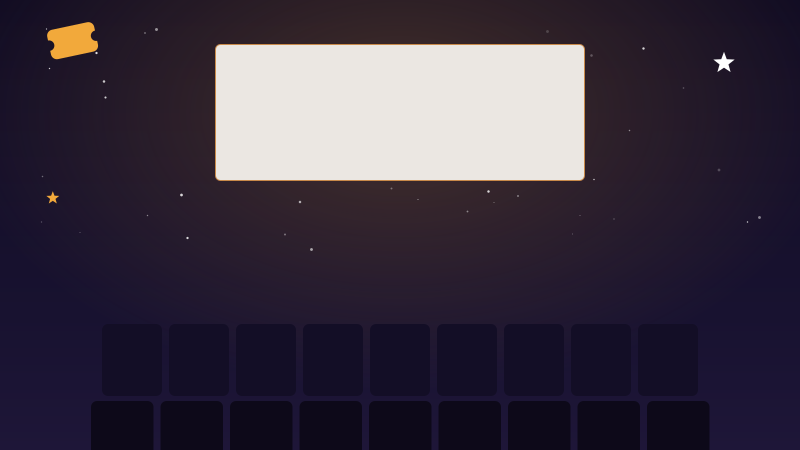
#> input picture GIV/lab-01/LR1_Zharkov_V7/02_work/hero-desktop-master.png, 1600 x 900 px (shown at 1/2 size); its folder holds 4 pictures in this run
$ python experiment1_hero.py
#> lines starting #> are read from the running program, lines starting #| are printed output that depends on the picture
#!/usr/bin/env python3
"""Експеримент №1: кодування hero (JPEG / WebP / AVIF / SVG-оригінал). Вхід: lossless PNG з SVG-майстра."""
import io, time, json, os, statistics
import numpy as np
from PIL import Image
ROOT = os.path.abspath(os.path.join(os.path.dirname(__file__), "..", ".."))
OUT = os.path.join(ROOT, "04_experiment")
def psnr(a, b):
    mse = np.mean((a.astype(np.float64) - b.astype(np.float64)) ** 2)
    return 99 if mse == 0 else 10 * np.log10(255 ** 2 / mse)
def encode(img, fmt, q):
    buf = io.BytesIO(); t = time.perf_counter()
    if fmt == "JPEG":   img.save(buf, "JPEG", quality=q, optimize=True, progressive=True, subsampling=0 if q >= 90 else 2)
    elif fmt == "WebP": img.save(buf, "WEBP", quality=q, method=6)
    elif fmt == "AVIF": img.save(buf, "AVIF", quality=q, speed=6)
    return buf.getvalue(), (time.perf_counter() - t) * 1000
res = {}
for name in ["hero-desktop-master", "hero-mobile-master"]:
    src = Image.open(os.path.join(ROOT, "02_work", name + ".png")).convert("RGB"); ref = np.array(src)
    rows = []
    for fmt, qs in [("JPEG", [75, 85, 92]), ("WebP", [75, 85, 92]), ("AVIF", [50, 65, 80])]:
        for q in qs:
            data, ms = encode(src, fmt, q)
#> ms = 20.3
            dec = np.array(Image.open(io.BytesIO(data)).convert("RGB"))
            # "banding-помітність": максимальна абс. похибка у темній плавній зоні (нижня третина без крісел не виділяємо — беремо весь кадр 99-й перцентиль)
            err = np.abs(dec.astype(int) - ref.astype(int)).max(axis=2)
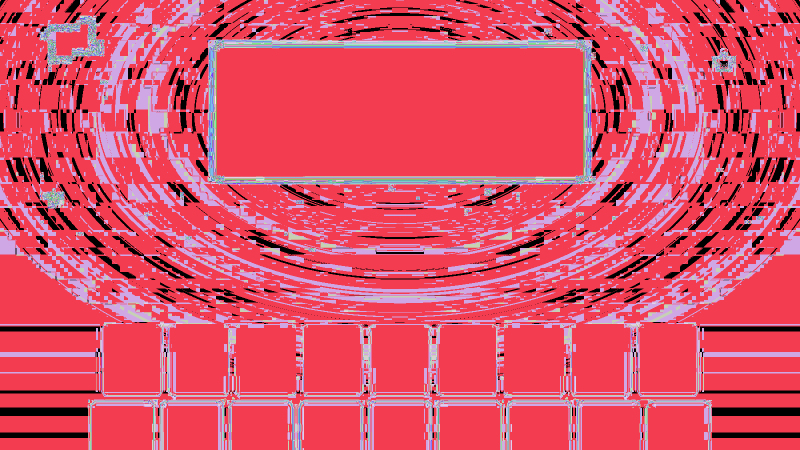
#> err: shape (900, 1600) int64 (shown at 1/2 size); 78 distinct labels, from 0 to 100; one colour per label, 0 black
            rows.append(dict(fmt=fmt, q=q, kb=round(len(data) / 1024, 1), ms=round(ms), psnr=round(psnr(ref, dec), 2), p99=int(np.percentile(err, 99.9))))
#> in psnr, `mse = np.mean((a.astype(np.float64) - b.astype(np.float64)) ** 2)`: mse = 2.86
#> (the run stopped early here; a loop or call above may not have finished)
